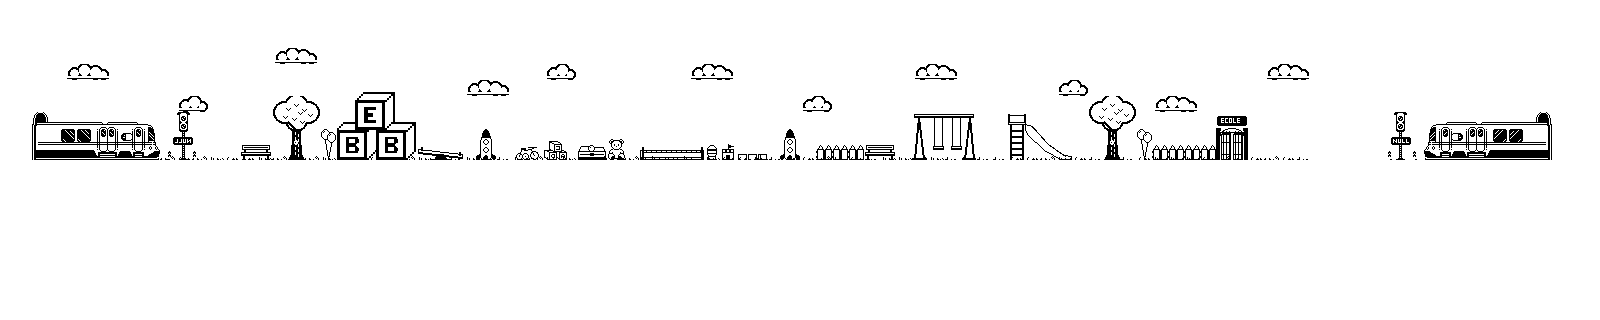

Tiled map render using the project's own tile images. Description and the map definition, with tile-layer contents summarised, below:
An orthogonal 100x20 tile map with 16x16 px tiles, 7 tile layers (bg, bg2, gare, gare_depart, ...), 2 tilesets and 6 objects (spawn).

<map version="1.10" tiledversion="1.12.0" orientation="orthogonal" renderorder="right-down" width="100" height="20" tilewidth="16" tileheight="16" infinite="0" nextlayerid="12" nextobjectid="8">
 <editorsettings>
  <export target="../../assets/maps/map-2-enfance.json" format="json" />
 </editorsettings>
 <tileset firstgid="1" name="Tileset" tilewidth="16" tileheight="16" tilecount="420" columns="35">
  <image source="../../assets/tilesets/Tileset.png" width="560" height="192" />
 </tileset>
 <tileset firstgid="421" name="Tileset-enfance" tilewidth="16" tileheight="16" tilecount="160" columns="16">
  <image source="../../assets/tilesets/Tileset-enfance.png" width="256" height="160" />
 </tileset>
 <layer id="7" name="bg" width="100" height="20">
  <data>[2000 cells, 2000 non-empty, 1 distinct tile ids]</data>
 </layer>
 <layer id="10" name="bg2" width="100" height="20">
  <data>[2000 cells, 158 non-empty, 106 distinct tile ids]</data>
 </layer>
 <layer id="6" name="gare" width="100" height="20">
  <data>[2000 cells, 33 non-empty, 33 distinct tile ids]</data>
 </layer>
 <layer id="11" name="gare_depart" width="100" height="20">
  <data>[2000 cells, 33 non-empty, 33 distinct tile ids]</data>
 </layer>
 <layer id="3" name="sol" width="100" height="20">
  <data>[2000 cells, 427 non-empty, 1 distinct tile ids]</data>
 </layer>
 <objectgroup id="5" name="Calque d'Objets 1">
  <object id="1" name="spawn" x="257.491" y="95.8374">
   <point />
  </object>
  <object id="2" x="291.859" y="223.041" width="119.879" height="47.3909">
   <properties>
    <property name="texte" value="Heu... Salut ?" />
   </properties>
  </object>
  <object id="4" x="235.153" y="159.634">
   <properties>
    <property name="frame" value="0" />
    <property name="ligneNPJ" value="De quelles couleurs sont les ours ?" />
    <property name="mots" value="blanc, froid" />
    <property name="phrase" value="Il sont {} , et {} ." />
    <property name="repliques" value="blanc: Blanc ? Les ours sont bruns... Tu vois bizarrement. | froid: Froid ? Ce n'est pas une couleur... T'es bizarre." />
    <property name="sprite" value="other_child" />
   </properties>
   <point />
  </object>
  <object id="5" x="434.678" y="160.094">
   <properties>
    <property name="frame" value="1" />
    <property name="ligneNPJ" value="Tu aimes les carottes ?" />
    <property name="mots" value="rouge, aimable" />
    <property name="phrase" value="Oui, elle sont {} et rendent {}." />
    <property name="repliques" value="rouge: Rouge... tu dis ça comme si tu n'en avais jamais vu. | aimable: Aimable ? Une carotte ? ... Euh." />
    <property name="sprite" value="other_child" />
   </properties>
   <point />
  </object>
  <object id="6" x="534.145" y="159.425">
   <properties>
    <property name="frame" value="2" />
    <property name="ligneNPJ" value="Ma peluche, c'est Rose, et toi ?" />
    <property name="mots" value="doudou" />
    <property name="phrase" value="Je n'est pas de {}...." />
    <property name="repliques" value="doudou: Pas de doudou ?! T'es vraiment bizarre..." />
    <property name="sprite" value="other_child" />
   </properties>
   <point />
  </object>
  <object id="7" x="656.204" y="159.781">
   <properties>
    <property name="frame" value="3" />
    <property name="ligneNPJ" value="Pourquoi tu manges la terre ?" />
    <property name="mots" value="aime" />
    <property name="phrase" value="J' {} ça" />
    <property name="repliques" value="aime: Tu aimes ça ?! Beurk... Personne ne fait ça." />
    <property name="sprite" value="other_child" />
   </properties>
   <point />
  </object>
 </objectgroup>
 <layer id="1" name="tunnel" width="100" height="20">
  <data>[2000 cells, 0 non-empty, 0 distinct tile ids]</data>
 </layer>
 <layer id="4" name="devant" width="100" height="20">
  <data>[2000 cells, 72 non-empty, 4 distinct tile ids]</data>
 </layer>
</map>
